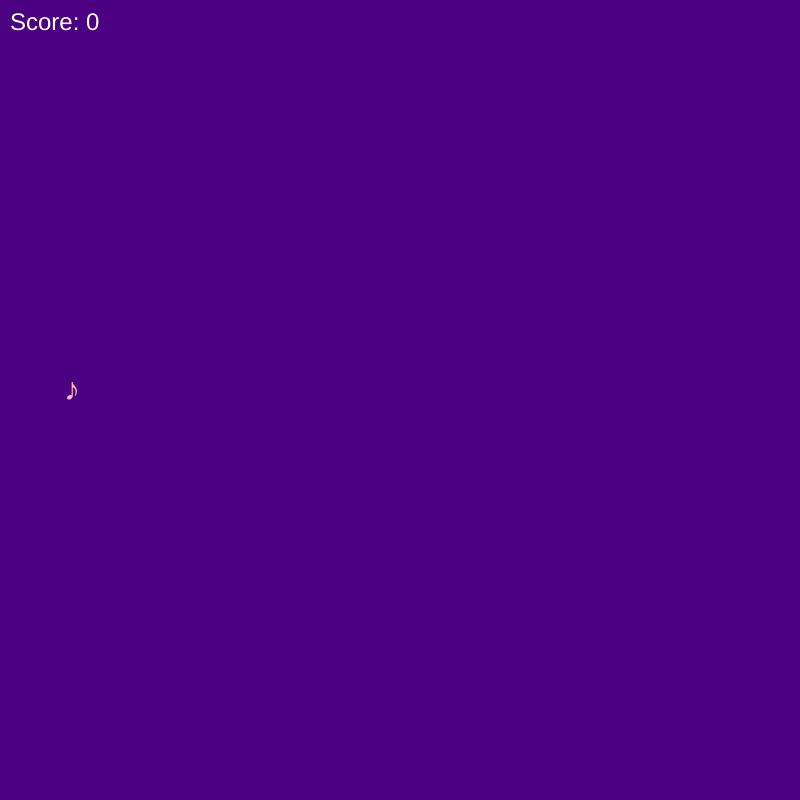
Frame 1 (no input)
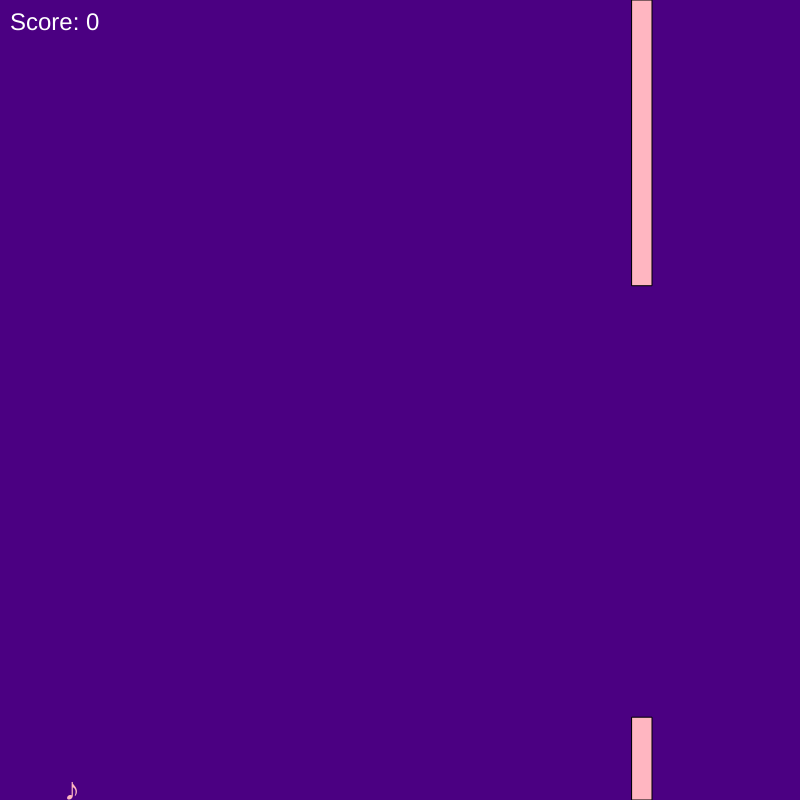
Frame 60 (no input)
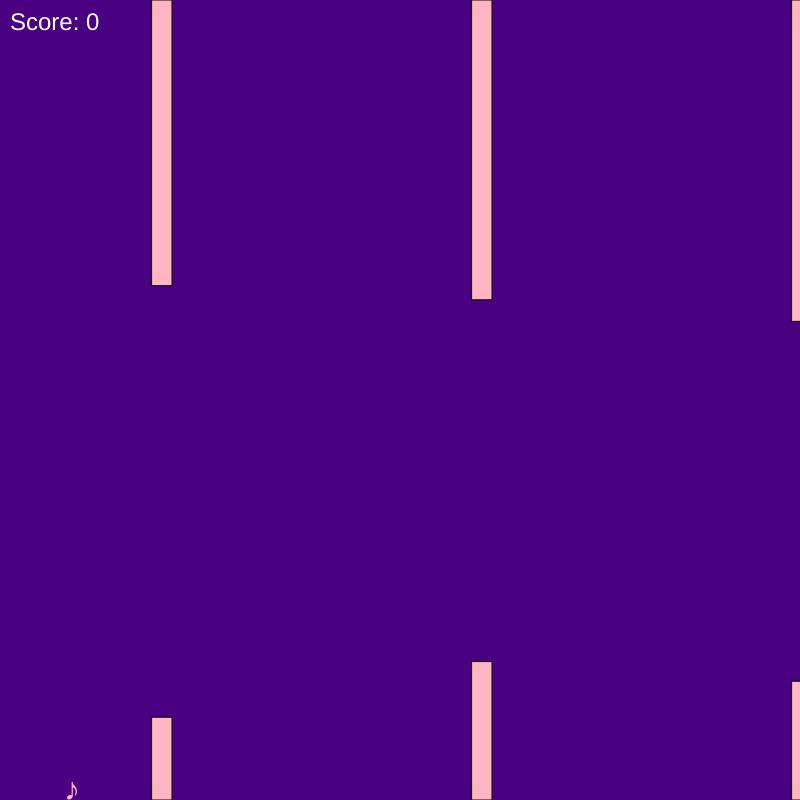
Frame 120 (the mouse pressed at the canvas centre since frame 60)

The p5.js sketch that drew these frames (run headless with seeded random() and noise() and a simulated clock; from frame 60 on, the mouse is pressed at the canvas centre):

// p5.js sketch
// ── sketch.js
// Artist Statement: For Project 5: Final Project, I was very excited that we were allowed to express our full creativity in developing this project. When reading the project’s guidelines, I quickly knew what I wanted to generate. Since I was young, I have always loved silly one-tap video games that are engaging and distracting. Reflecting on some of my favorite video games as a child and reading the assignment instructions, I thought about the famous game Flappy Bird. Flappy Bird has millions of players worldwide, which is a testament to its success and entertainment ability. This was a leading factor in why I formed a game representing Flappy Bird. I knew my peers, and I would genuinely enjoy exploring and playing the game because of Flappy Bird’s impressive history. Thinking about how fun and popular Flappy Bird was, I knew I wanted my creation to be inspired by the game.
// At first, when I began generating ideas for what I wanted the presentation of my game to be, I was coming up with ideas such as a hot air balloon, an airplane, or some flying animal. However, I quickly realized that these ideas didn’t fully reflect my personality, which I wanted to incorporate into the project in some element because of the amount of freedom we were given with this assignment. Because of this, I decided to have my flying object be a musical note because music has been a passion of mine my entire life, specifically singing. The musical movement of the note also exemplifies a song, with several changes in keys, which I think is a fascinating hidden gem for anyone who catches it.
// In the larger community of creative coding, my project demonstrates how coding can be an appealing and personable experience, combatting some stereotypes about the coding process. Instead of attempting to replicate assignments or previous projects by coders, I could take my knowledge, learn from others, and make it my own. This project highlights how one’s interests can be intertwined into technical work, resulting in a unique and amusing creation. By combining my love for music with the interactive gaming aspect, I made an experience that was both fun and representative of my individuality.
// Overall, this project allowed me to explore and express my creativity in a personal and meaningful way. Completing this project reminded me that coding is not just about functionality, which was my thoughts after taking Intro to Coding. Coding is about designing experiences that resonate with individuals. Designing and developing this game has been enriching, and I hope it brings joy to those who play it, just as Flappy Bird did for me and countless others. Through this project, I have learned the importance of infusing personal elements into my work, making it technically sound and emotionally engaging. Additionally, this project has illustrated the broad potential of creative coding, highlighting how technical skills can form something truly special and reflective of one’s desires and interests.


// these sources significantly helped me develop this project. I combined my prior knowledge, pieces of code from the videos, and the use of debugging certain sections of code from Copilot to successfully develop my game.
// reference: https://youtu.be/P3egGN0EvYs?si=YURkDakdvYmyHxte
// reference: https://youtu.be/Xw2MEG-FBsE?si=gLdDcq4Iq-oAHDDy
// reference: https://copilot.microsoft.com


let note;
let obstacles = [];
let score = 0;
let gameOver = false;

function setup() {
    createCanvas(800, 800)
    note = { x: 64, y: height / 2, gravity: 0.4, lift: -12, velocity: 0 }; // create the note object
}

function draw() {
    background(75, 0, 130); // set background color

    if (!gameOver) {
        note.velocity += note.gravity; // apply gravity
        note.y += note.velocity; // update the note's position

        if (note.y > height) {
            note.y = height; // prevent the note from falling off the bottom
            note.velocity = 0;
        }

        if (note.y < 0) {
            note.y = 0; // prevent the note from going off the top
            note.velocity = 0;
        }

        fill(255, 182, 193); // set the note color to light pink
        textSize(32);
        text('♪', note.x, note.y); // display the note as a musical note

        if (frameCount % 40 === 0) {
            obstacles.push({ top: random(height / 2), bottom: random(height / 2), x: width, w: 20, speed: 8, passed: false }); // add new obstacles to the array
        }

        for (let i = obstacles.length - 1; i >= 0; i--) {
            obstacles[i].x -= obstacles[i].speed; // move the obstacle to the left

            fill(255, 182, 193); // set the obstacle color to light pink
            rect(obstacles[i].x, 0, obstacles[i].w, obstacles[i].top); // draw the top part of the obstacle
            rect(obstacles[i].x, height - obstacles[i].bottom, obstacles[i].w, obstacles[i].bottom); // draw the bottom part of the obstacle

            if (note.y < obstacles[i].top || note.y > height - obstacles[i].bottom) {
                if (note.x > obstacles[i].x && note.x < obstacles[i].x + obstacles[i].w) {
                    gameOver = true; // end the game if the note hits an obstacle
                }
            }

            if (obstacles[i].x < -obstacles[i].w) {
                obstacles.splice(i, 1); // remove offscreen obstacles
            }

            if (!obstacles[i].passed && obstacles[i].x < note.x) {
                score++; // increase score when the note passes an obstacle
                obstacles[i].passed = true;
            }
        }

        fill(255); // set text color to white
        textSize(24);
        text('Score: ' + score, 10, 30); // display the score
    } else {
        textSize(32);
        textAlign(CENTER, CENTER);
        fill(255); // set text color to white
        text('Try Again!', width / 2, height / 2); // display message when someone loses
    }
}

function keyPressed() {
    if (key === ' ' && !gameOver) {
        note.velocity += note.lift; // apply lift to move the note up when the spacebar is pressed
    }
}
